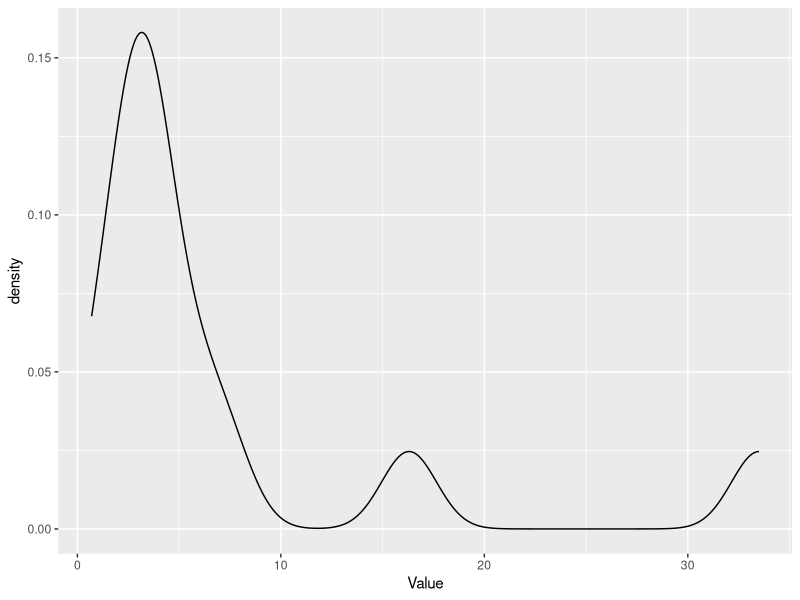
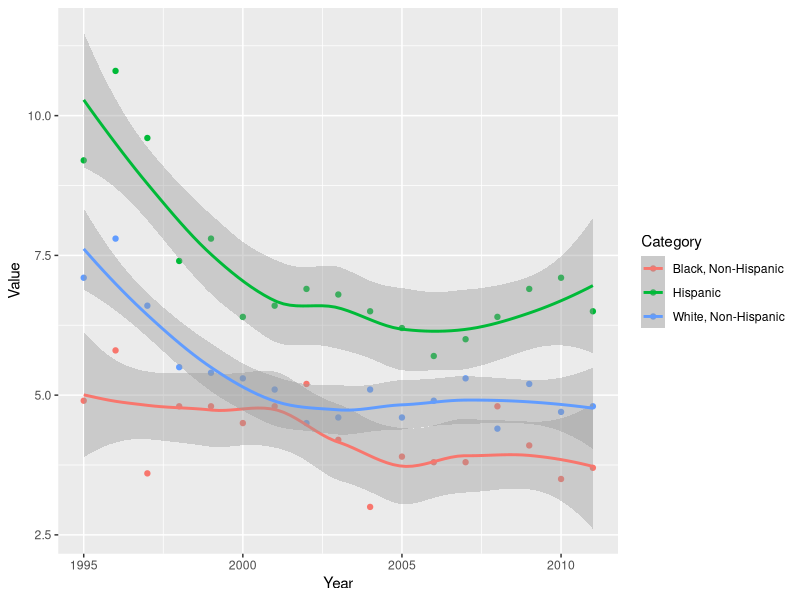
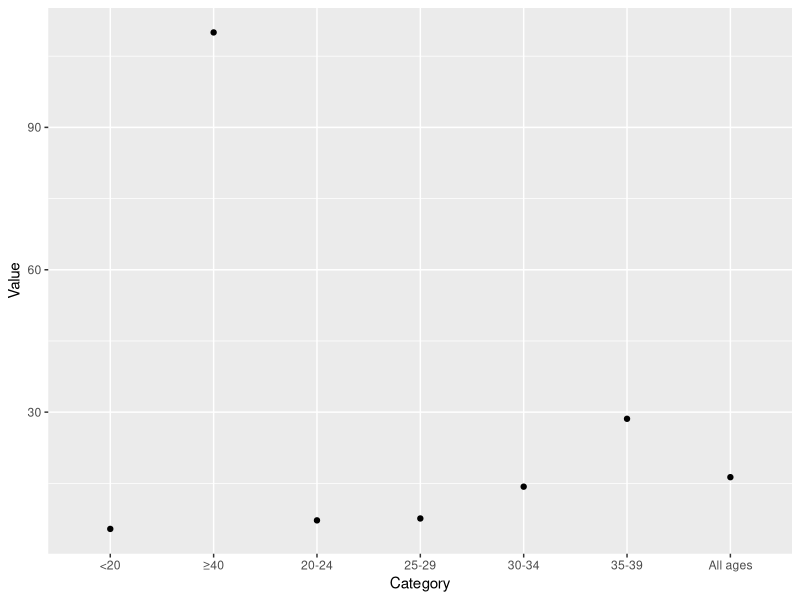

The R source for these figures, in order:
## ---- chunk 1
library(tidyverse)
## ---- chunk 2
prevalence <- read.csv('../data/raw/Birth Defects_prevalence_data.csv')
head(prevalence)
## ---- chunk 3
prevalence_clean <- prevalence %>%
  select(Label, Value, Count, Note) %>%
  arrange(desc(Value))

ggplot(prevalence_clean, aes(x = Value)) +
  geom_density()
## ---- chunk 4
rates <- read.csv('../data/raw/Birth Defects_ntd_rates_data.csv')

head(rates)
## ---- chunk 5
rates_clean <- rates %>%
  select(Year, Value, Category, Note) 

ggplot(rates_clean, aes(x = Year, y = Value, color = Category)) +
  geom_point() +
  geom_smooth()
## ---- chunk 6
down_syndrome <- read.csv(
  '../data/raw/Birth Defects_down_syndrome_mat_age_data.csv')

head(down_syndrome)

down_syndrome_clean <- down_syndrome %>%
  select(Category, Value)

ggplot(down_syndrome_clean, aes(x = Category, y = Value)) +
  geom_point()
